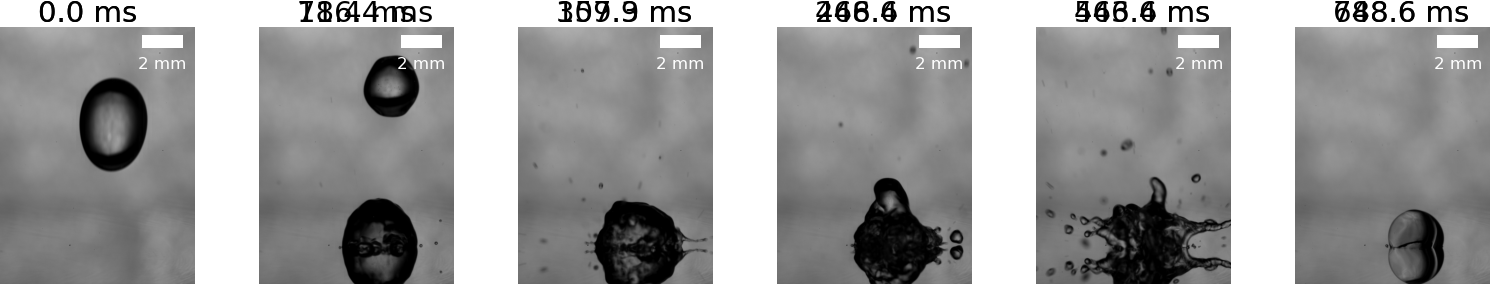

The Python source for this figure:
# -*- coding: utf-8 -*-
"""
Spyder Editor
Eletric Drop Project
Figure 4 - 0 & 8 kV
09/22/2021
Aramis Kelkelyan
"""
#-------------------------------------
# Import necessary scientific packages
#-------------------------------------
import numpy as np

#--------------------------------------
#Line 18-53: Setting universal plotting parameters
#--------------------------------------

# Set some appearance parameters that will apply to all figures defined in the code
import matplotlib as mpl
mpl.rcParams['lines.linewidth'] = 2.0
mpl.rcParams['font.family'] = 'serif'
mpl.rcParams['font.serif'] = 'Times'
mpl.rcParams['axes.titlesize'] = 24

#------------------------------------------------------------
# Define parameters for extracting images from the video file
#------------------------------------------------------------

# Idenfity the directory containing the optical video file
import os
dataDirectory = os.getcwd()

# Define parameters for displaying images from the 0kV and 8kV video
file1 = str(dataDirectory+'/LongTemp150KV0.avi') # location and name of the video 0kV file
file2 = str(dataDirectory+'/LongTemp150KV8.avi') # location and name of the video 8kV file
files = [file1,file2]
fps = 7000 # frame rate of optical video
frame1 = np.array([13,273,443,640,805,920]) #805, 918, 1155, 1287, 1784, 1872 for 0kV
frame2 = np.array([14,93,114,237,387,635]) #for 8kV interesting frames include: 93, 114, 237, 387, 635, 1118, 1227
frames = [frame1,frame2] 
act_frame1 = np.array([5180,6485,7335,8320,9145,9720])
act_frame2 = np.array([9803,10198,10303,10918,11668,12908])
act_frames = [act_frame1,act_frame2]
time1 = (act_frame1 - act_frame1[0])/fps*1e3 # time elapsed (in ms) from the first frame (for frames to be displayed)
time2 = (act_frame2 - act_frame2[0])/fps*1e3 # time elapsed (in ms) from the first frame (for frames to be displayed)
times = [time1,time2]

# Define points for cropping the video image (points measured in ImageJ)
xBottom = 600 # bubble nucleation spot (x location)
yBottom = 500 # bubble nucleation spot (y location)
x1 = xBottom - 350
x2 = xBottom + 350
y2 = yBottom + 600
y1 = y2 - 1000

# Bubble length calibration (pixels/mm)
bubCalib1 = 3.25e-3/236
bubCalib2 = 3.25e-3/240
bubCalib = (bubCalib1 + bubCalib2)/2

# Shared scale bar parameter values

bubBarLocation = 'upper right' # location of scale bar on bubble image
bubBarSep = 2 # distance from edge of image
scaleBarFont = {'family': 'serif', # scale bar font settings
        'size': 4
        }

#-------------------------------------------------------
# Read images from the video and insert them in a figure
#-------------------------------------------------------
import cv2 as cv # package for reading video files
import matplotlib.pyplot as plt # package for drawing figures
from matplotlib_scalebar.scalebar import ScaleBar

for ii in range(len(frames)):

    fig = plt.figure(1, figsize=(6.5,2.5))
    frame = frames[ii]
    act_frame = act_frames[ii]
    time = times[ii]
    cap = cv.VideoCapture(files[ii]) # read video from the video file
    frameCount = 1 # frame counter initialization
    jj = 0 # subplot counter initialization
    
    while(cap.isOpened()): # loop through all the frames in the video (captures frame by frame)
        ret, capFrame = cap.read() # read a single frame image from the video 
        if frameCount == frame[jj]: # check if this frame needs to be displayed
            frameImage = capFrame[y1:y2, x1:x2] # crop the image

            if ii==0 and jj<6:
                ax = fig.add_subplot(2, 6, jj+1) # add a subplot in the figure
                ax.set_axis_off() # these three commands hide the x,y axis in the plot
                ax.axes.get_xaxis().set_visible(False)
                ax.axes.get_yaxis().set_visible(False)
            if ii==1 and jj<6:
                ax = fig.add_subplot(2, 6, jj+7) # add a subplot in the figure
                ax.set_axis_off() # these three commands hide the x,y axis in the plot
                ax.axes.get_xaxis().set_visible(False)
                ax.axes.get_yaxis().set_visible(False)
                
            if frameCount == frame1[0]:
                ax.text(-350, 500,'0kV', color='black', weight = 'bold', fontsize=10)
            
            if frameCount == frame2[0]:
                ax.text(-350, 500,'8kV', color='black', weight = 'bold', fontsize=10)
                
            img = ax.imshow(frameImage) # display the image in the subplot
            img.set_cmap('gist_gray') # Set the color mode of the displayed image            
           
            # define the scalebar
            scalebar = ScaleBar(bubCalib, length_fraction=0.4, height_fraction=0.05, 
                                location=bubBarLocation, pad=0.2, border_pad=0.0, sep=bubBarSep, 
                                frameon=False, color='white', box_color='white', box_alpha=1.0,
                                font_properties=scaleBarFont)
            # draw the scalebar
            ax.add_artist(scalebar)
            ax.text(135, -20,'%3.1f ms' %time[jj], color='black', fontsize=7) # display time associated with image
            jj=jj+1 # increment the counter
            if jj==len(frame): # check if all frames have been displayed
                break
        frameCount=frameCount+1 # increment the counter
        if(ret == False):
            break
    cap.release() # release the variable containing the video
    cv.destroyAllWindows()
    ii = ii + 1

fig.show() # display the figure

# Save the figure as a file (as .eps or .png or .jpg etc.)
fig.savefig('Figure_4mod.png', bbox_inches='tight', pad_inches=0.0, dpi=300) #frameon=True
